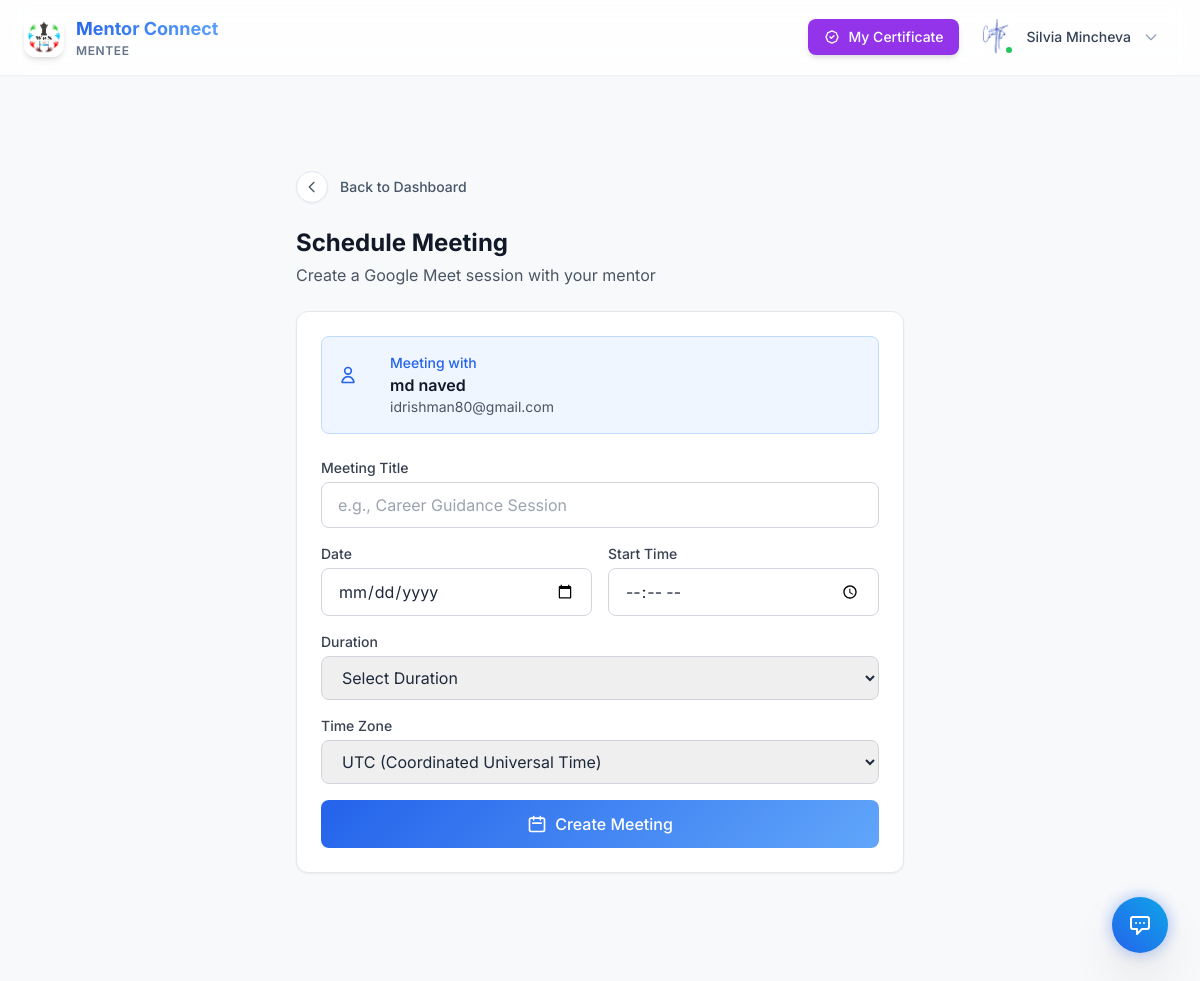
Screenshot of /mentee_create_meeting_request/251 (signed in) with the database file from the repository.
### app.py (models this page shows, shortened)
class MentorProfile(db.Model):
    __tablename__="mentor_profile"
    id = db.Column(db.Integer, primary_key=True)
    user_id= db.Column(db.Integer, db.ForeignKey("signup_details.id"),nullable=False)
    profession = db.Column(db.String(100))
    skills = db.Column(db.Text)  # New field - comma separated skills
    role = db.Column(db.String(100))  # New field - job role/position
    industry_sector = db.Column(db.String(100))  # New field - industry/sector
    organisation = db.Column(db.String(150))
    years_of_experience = db.Column(db.String(100))
    whatsapp = db.Column(db.String(20))
    location = db.Column(db.String(100))  # New field - country
    education = db.Column(db.String(150))
    language = db.Column(db.String(100))  # Can store multiple languages comma separated
    highest_qualification = db.Column(db.String(100))  # Bachelor's, Master's, PhD, etc.
    degree_name = db.Column(db.String(150))  # B.Tech, MBA, M.Sc, etc.
    field_of_study = db.Column(db.String(150))  # Specialization/Major
    university_name = db.Column(db.String(200))  # University or Institution name
    graduation_year = db.Column(db.String(10))  # Year of graduation
    academic_status = db.Column(db.String(50))  # Completed / Pursuing
    certifications = db.Column(db.Text)  # Professional certifications (comma separated)
    research_work = db.Column(db.Text)  # Research work or thesis title
    linkedin_link = db.Column(db.String(200))  # New field
    github_link = db.Column(db.String(200))  # New field
    portfolio_link = db.Column(db.String(200))  # New field
    other_social_link = db.Column(db.String(200))
    mentorship_topics = db.Column(db.Text)  # New field - topics they can mentor on
    mentorship_type_preference = db.Column(db.String(200))  # New field - school, women, etc.
    preferred_communication = db.Column(db.String(100))  # online, offline, hybrid
    availability = db.Column(db.String(100))
    connect_frequency = db.Column(db.String(100))
    preferred_duration = db.Column(db.String(100))  # New field - 1 month, 6 months, etc.
    why_mentor = db.Column(db.Text)  # Changed from "why become mentor" to "why mentor"
    mentorship_philosophy = db.Column(db.Text)  # New field
    mentorship_motto = db.Column(db.String(300))  # New field
    additional_info = db.Column(db.Text)
    profile_picture = db.Column(db.String(100))
    criminal_certificate = db.Column(db.String(100))  # PDF file for criminal certificate (mandatory for Luxembourg)
    status = db.Column(db.String(20), default="pending")

class User(db.Model):
    __tablename__ = "signup_details"
    id = db.Column(db.Integer, primary_key=True)
    name = db.Column(db.String(100), nullable=False)
    email = db.Column(db.String(100), unique=True, nullable=False)
    password = db.Column(db.String(200), nullable=True)   # nullable for OAuth users
    user_type = db.Column(db.String(10), nullable=True)  # nullable until user selects type
    institution = db.Column(db.String(150), nullable=True)
    institution_id = db.Column(db.Integer, db.ForeignKey("institutions.id"), nullable=True)
    google_id = db.Column(db.String(200), unique=True, nullable=True)
    oauth_provider = db.Column(db.String(50), nullable=True)  # 'google', 'facebook', etc.
    profile_picture_url = db.Column(db.String(500), nullable=True)  # OAuth profile picture
    oauth_created_at = db.Column(db.DateTime, nullable=True)
    created_at = db.Column(db.DateTime, default=datetime.utcnow)
    mentor_profile = db.relationship("MentorProfile", backref="user", uselist=False)
    mentee_profile = db.relationship("MenteeProfile", backref="user_ref", uselist=False, foreign_keys="MenteeProfile.user_id", overlaps="mentee_profile_ref,user")
    institution_ref = db.relationship("Institution", backref="users", foreign_keys="User.institution_id")

### app.py (the view)
@app.route("/mentee_create_meeting_request/<int:mentor_id>", methods=["GET"])
def mentee_create_meeting_request(mentor_id):
    if "email" not in session:
        return redirect(url_for("signin"))
    mentee = User.query.filter_by(email=session["email"]).first()
    mentor = User.query.get(mentor_id)
    if not mentor:
        flash("Mentor not found", "error")
        return redirect(url_for("mentors_list"))  # change to your actual route
    return render_template(
        "mentee/mentee_create_meeting_request.html",
        mentee=mentee,
        mentor=mentor
    )

### app.py (called while the page is built)
@app.context_processor
def inject_profile_complete():
    profile_complete = True  # Default to True (no popup)
    if "email" in session and session.get("user_type") in ["1", "2"]:
        user = User.query.filter_by(email=session["email"]).first()
        if user:
            profile_complete = check_profile_complete(user.id, session.get("user_type"))
    return dict(profile_complete=profile_complete)

### templates/mentee/mentee_create_meeting_request.html (shortened to what this page needs)
{% extends "base2.html" %}
{% block user %}Mentee{% endblock %}
{% block content %}
<main class="max-w-2xl mx-auto px-4 sm:px-6 lg:px-8 py-6">
  {% include 'components/back_button.html' with context %}
  <div class="mb-6 mt-4">
    <h2 class="text-2xl font-bold text-gray-900 font-poppins">Schedule Meeting</h2>
    <p class="text-gray-600 mt-1">Create a Google Meet session with your mentor</p>
  </div>
  <div class="bg-white rounded-xl shadow-sm border border-gray-200 p-6">
    {% if mentor %}
      <div class="mb-6 p-4 bg-blue-50 rounded-lg border border-blue-200">
        <div class="flex items-center gap-3">
          <div class="icon-container icon-container-blue w-10 h-10">
            <svg class="w-5 h-5 text-blue-600" fill="none" stroke="currentColor" viewBox="0 0 24 24">
              <path stroke-linecap="round" stroke-linejoin="round" stroke-width="2" d="M16 7a4 4 0 11-8 0 4 4 0 018 0zM12 14a7 7 0 00-7 7h14a7 7 0 00-7-7z"></path>
            </svg>
          </div>
          <div>
            <p class="text-sm text-blue-600 font-medium">Meeting with</p>
            <p class="font-semibold text-gray-900">{{ mentor.name }}</p>
            <p class="text-sm text-gray-600">{{ mentor.email }}</p>
          </div>
        </div>
      </div>
    {% else %}
      <div class="mb-6 p-4 bg-red-50 rounded-lg border border-red-200">
        <p class="text-red-600 font-medium">⚠ No mentor selected!</p>
      </div>
    {% endif %}
    <div class="space-y-4">
      <div>
        <label for="title" class="block text-sm font-medium text-gray-700 mb-1">Meeting Title</label>
        <input type="text" id="title" placeholder="e.g., Career Guidance Session" required
          class="w-full px-4 py-2.5 border border-gray-300 rounded-lg focus:ring-2 focus:ring-blue-500 focus:border-blue-500 transition-all">
      </div>
      <div class="grid grid-cols-1 md:grid-cols-2 gap-4">
        <div>
          <label for="date" class="block text-sm font-medium text-gray-700 mb-1">Date</label>
          <input type="date" id="date" required
            class="w-full px-4 py-2.5 border border-gray-300 rounded-lg focus:ring-2 focus:ring-blue-500 focus:border-blue-500 transition-all">
        </div>
        <div>
          <label for="start_time" class="block text-sm font-medium text-gray-700 mb-1">Start Time</label>
          <input type="time" id="start_time" required
            class="w-full px-4 py-2.5 border border-gray-300 rounded-lg focus:ring-2 focus:ring-blue-500 focus:border-blue-500 transition-all">
        </div>
      </div>
      <div>
        <label for="duration" class="block text-sm font-medium text-gray-700 mb-1">Duration</label>
        <select id="duration" required
          class="w-full px-4 py-2.5 border border-gray-300 rounded-lg focus:ring-2 focus:ring-blue-500 focus:border-blue-500 transition-all">
          <option value="">Select Duration</option>
        </select>
      </div>
      <div>
        <label for="timezone" class="block text-sm font-medium text-gray-700 mb-1">Time Zone</label>
        <select id="timezone" required
          class="w-full px-4 py-2.5 border border-gray-300 rounded-lg focus:ring-2 focus:ring-blue-500 focus:border-blue-500 transition-all">
    <optgroup label="Other">
      <option value="UTC">UTC (Coordinated Universal Time)</option>
    </optgroup>
        </select>
      </div>
      <button onclick="createMeeting()"
        class="w-full px-6 py-3 gradient-primary text-white font-medium rounded-lg hover:opacity-90 transition-all flex items-center justify-center gap-2">
        <svg class="w-5 h-5" fill="none" stroke="currentColor" viewBox="0 0 24 24">
          <path stroke-linecap="round" stroke-linejoin="round" stroke-width="2" d="M8 7V3m8 4V3m-9 8h10M5 21h14a2 2 0 002-2V7a2 2 0 00-2-2H5a2 2 0 00-2 2v12a2 2 0 002 2z"></path>
        </svg>
        Create Meeting
      </button>
    </div>
  </div>
</main>
{% endblock %}

### templates/base2.html (shortened to what this page needs)
<!DOCTYPE html>
<html lang="en">
<head>
    <script src="https://cdn.tailwindcss.com"></script>
    <link rel="stylesheet" href="{{ url_for('static', filename='design-system.css') }}">
    <link href='https://cdn.jsdelivr.net/npm/fullcalendar@5.11.3/main.min.css' rel='stylesheet' />
</head>
<body class="flex flex-col h-screen overflow-hidden text-slate-800">
    <nav class="glass-nav flex justify-between items-center px-6 py-3 z-30 sticky top-0 shadow-sm">
        <div class="flex items-center space-x-3">
            <a href="
            {% if session.get('user_type') == '0' %}
                {{ url_for('supervisordashboard') }}
            {% elif session.get('user_type') == '1' %}
                {{ url_for('mentordashboard') }}
            {% elif session.get('user_type') == '2' %}
                {{ url_for('menteedashboard') }}
            {% elif session.get('user_type') == '3' %}
                {{ url_for('institutiondashboard') }}
            {% else %}
                {{ url_for('home') }}
            {% endif %}
            " class="flex items-center gap-3 group">
                <img src="{{ url_for('static', filename='img/logo.jpg') }}" alt="LOGO"
                    class="h-10 w-10 rounded-xl shadow-md group-hover:scale-105 transition-transform">
                <div class="flex flex-col">
                    <span class="text-lg font-bold text-gradient">Mentor Connect</span>
                    <span class="text-xs font-semibold text-slate-500 uppercase tracking-wider">{% block user %}{%
                        endblock %}</span>
                </div>
            </a>
        </div>
        <div class="flex items-center gap-3">
            {% if session.get('user_type') in ['1', '2'] %}
            <a href="{{ url_for('my_certificate') }}"
               class="flex items-center gap-2 px-4 py-2 bg-purple-600 hover:bg-purple-700 text-white rounded-lg transition-all duration-200 shadow-md hover:shadow-lg text-sm font-medium"
               title="My Certificate">
                <span class="hidden sm:inline">My Certificate</span>
            </a>
            {% endif %}
            <div class="relative">
                <button id="profile-dropdown-btn"
                    class="group flex items-center gap-3 p-1.5 pr-4 rounded-full hover:bg-slate-100/50 transition-all duration-200 border border-transparent hover:border-slate-200">
                    <div class="relative">
                        {% if current_user_profile_pic and current_user_profile_pic != 'default.png' %}
                        <img src="{{ url_for('static', filename='uploads/' + current_user_profile_pic) }}"
                            alt="Profile Picture" class="w-9 h-9 rounded-full object-cover ring-2 ring-white shadow-sm">
                        {% else %}
                        <img src="{{ url_for('static', filename='uploads/default.png') }}" alt="Profile Picture"
                            class="w-9 h-9 rounded-full object-cover ring-2 ring-white shadow-sm">
                        {% endif %}
                        <div class="absolute bottom-0 right-0 w-2.5 h-2.5 bg-green-500 border-2 border-white rounded-full">
                    </div>
                </div>
                <span class="text-sm font-medium text-slate-700 group-hover:text-primary hidden sm:block">{{
                    session.get('user_name') or session.get('email') }}</span>
                <svg class="w-4 h-4 text-slate-400 group-hover:text-primary transition-colors hidden sm:block"
                    fill="none" stroke="currentColor" viewBox="0 0 24 24">
                    <path stroke-linecap="round" stroke-linejoin="round" stroke-width="2" d="M19 9l-7 7-7-7"></path>
                </svg>
            </button>
        </div>
        </div>
    </nav>
    <div class="flex flex-1 overflow-hidden relative">
        <main class="flex-1 p-6 md:p-10 overflow-y-auto pb-32">
            {% block content %}{% endblock %}
        </main>
    </div>
    <div id="supportBtn" onclick="redirectToSupport()"
        class="fixed bottom-8 right-8 z-50 animate-float cursor-pointer group">
        <div
            class="absolute inset-0 bg-blue-600 rounded-full blur opacity-40 group-hover:opacity-60 transition-opacity duration-300">
        </div>
        <div
            class="relative bg-gradient-to-tr from-blue-600 to-sky-500 text-white p-4 rounded-full shadow-2xl transition-all duration-300 group-hover:scale-110 flex items-center justify-center">
            <svg class="w-6 h-6" fill="none" stroke="currentColor" viewBox="0 0 24 24">
                <path stroke-linecap="round" stroke-linejoin="round" stroke-width="2"
                    d="M8 10h.01M12 10h.01M16 10h.01M9 16H5a2 2 0 01-2-2V6a2 2 0 012-2h14a2 2 0 012 2v8a2 2 0 01-2 2h-5l-5 5v-5z">
                </path>
            </svg>
        </div>
    </div>
</body>
</html>

### static/design-system.css (style rules this page uses)
:root { --primary: 221 83% 53%; --primary-foreground: 0 0% 100%; --accent: 213 94% 68%; --background: 220 30% 98%; --foreground: 222 47% 11%; --card: 0 0% 100%; --card-foreground: 222 47% 11%; --muted: 220 20% 94%; --muted-foreground: 220 10% 46%; --border: 220 20% 90%; --border-hover: 221 83% 53%; --success: 150 80% 40%; --warning: 40 95% 50%; --destructive: 0 85% 60%; --info: 210 90% 55%; --sidebar-background: 260 50% 10%; --sidebar-foreground: 220 20% 95%; --sidebar-accent: 215 25% 27%; --sidebar-border: 215 25% 20%; --sidebar-primary: 221 83% 70%; --sidebar-primary-foreground: 0 0% 100%; --shadow-sm: 0 1px 2px 0 rgb(0 0 0 / 0.05); --shadow-md: 0 4px 6px -1px rgb(0 0 0 / 0.08); --shadow-lg: 0 10px 15px -3px rgb(0 0 0 / 0.08), 0 4px 6px -4px rgb(0 0 0 / 0.04); --shadow-xl: 0 20px 25px -5px rgb(0 0 0 / 0.08), 0 8px 10px -6px rgb(0 0 0 / 0.04); --shadow-2xl: 0 25px 50px -12px rgb(0 0 0 / 0.25); --shadow-glow: 0 0 20px -5px hsl(var(--primary) / 0.5); }
.gradient-primary { background: linear-gradient(135deg, hsl(221 83% 53%), hsl(213 94% 68%)); }
.text-gradient { background: linear-gradient(135deg, hsl(221 83% 53%), hsl(213 94% 68%)); -webkit-background-clip: text; -webkit-text-fill-color: transparent; background-clip: text; }
.glass-nav { background: rgba(255, 255, 255, 0.85); backdrop-filter: blur(12px); border-bottom: 1px solid rgba(255, 255, 255, 0.3); }
.animate-float { animation: float 4s ease-in-out infinite; }

### templates/base2.html (style rules this page uses)
body { font-family: 'Inter', sans-serif; background-color: hsl(220, 30%, 98%); }

### rows the page displays
MentorProfile: profile_picture (picture)
User: get "Silvia Mincheva"
User: name "md naved", email "idrishman80@gmail.com"
